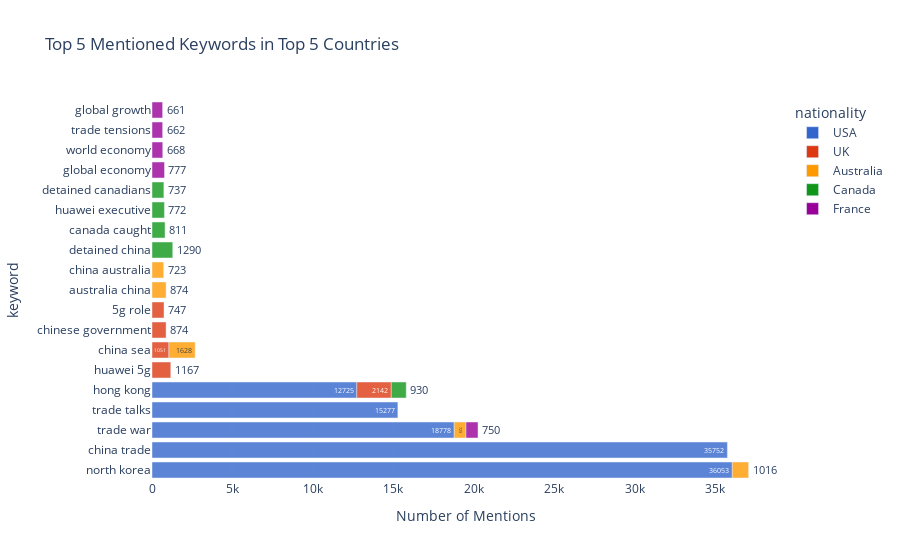

Notebook cell for this chart:
### Code cell
import plotly.express as px

fg = px.bar(
    df_nation_counts,
    x='counts',
    y="keyword",
    color="nationality",
    text='counts',
    color_discrete_sequence=px.colors.qualitative.G10,
    #barmode='group',
    opacity=0.8,
    title="Top 5 Mentioned Keywords in Top 5 Countries",
    labels={'counts': "Number of Mentions"})

fg.update_layout({
    'plot_bgcolor': 'rgba(0, 0, 0, 0)',
    'paper_bgcolor': 'rgba(0, 0, 0, 0)',
})
fg.show()
#fg.write_html("keywords_countries.html")

### Figure 1 — Plotly figure (JSON) as saved in the notebook; plotly's stock layout.template omitted (floating-point values rounded to 4 significant figures)
{"data": [{"alignmentgroup": "True", "hovertemplate": "nationality=USA<br>Number of Mentions=%{text}<br>keyword=%{y}<extra></extra>", "legendgroup": "USA", "marker": {"color": "#3366CC", "opacity": 0.8, "pattern": {"shape": ""}}, "name": "USA", "offsetgroup": "USA", "orientation": "h", "showlegend": true, "text": [36053, 35752, 18778, 15277, 12725], "textposition": "auto", "type": "bar", "x": [36053, 35752, 18778, 15277, 12725], "xaxis": "x", "y": ["north korea", "china trade", "trade war", "trade talks", "hong kong"], "yaxis": "y"}, {"alignmentgroup": "True", "hovertemplate": "nationality=UK<br>Number of Mentions=%{text}<br>keyword=%{y}<extra></extra>", "legendgroup": "UK", "marker": {"color": "#DC3912", "opacity": 0.8, "pattern": {"shape": ""}}, "name": "UK", "offsetgroup": "UK", "orientation": "h", "showlegend": true, "text": [2142, 1167, 1051, 874, 747], "textposition": "auto", "type": "bar", "x": [2142, 1167, 1051, 874, 747], "xaxis": "x", "y": ["hong kong", "huawei 5g", "china sea", "chinese government", "5g role"], "yaxis": "y"}, {"alignmentgroup": "True", "hovertemplate": "nationality=Australia<br>Number of Mentions=%{text}<br>keyword=%{y}<extra></extra>", "legendgroup": "Australia", "marker": {"color": "#FF9900", "opacity": 0.8, "pattern": {"shape": ""}}, "name": "Australia", "offsetgroup": "Australia", "orientation": "h", "showlegend": true, "text": [1628, 1016, 874, 729, 723], "textposition": "auto", "type": "bar", "x": [1628, 1016, 874, 729, 723], "xaxis": "x", "y": ["china sea", "north korea", "australia china", "trade war", "china australia"], "yaxis": "y"}, {"alignmentgroup": "True", "hovertemplate": "nationality=Canada<br>Number of Mentions=%{text}<br>keyword=%{y}<extra></extra>", "legendgroup": "Canada", "marker": {"color": "#109618", "opacity": 0.8, "pattern": {"shape": ""}}, "name": "Canada", "offsetgroup": "Canada", "orientation": "h", "showlegend": true, "text": [1290, 930, 811, 772, 737], "textposition": "auto", "type": "bar", "x": [1290, 930, 811, 772, 737], "xaxis": "x", "y": ["detained china", "hong kong", "canada caught", "huawei executive", "detained canadians"], "yaxis": "y"}, {"alignmentgroup": "True", "hovertemplate": "nationality=France<br>Number of Mentions=%{text}<br>keyword=%{y}<extra></extra>", "legendgroup": "France", "marker": {"color": "#990099", "opacity": 0.8, "pattern": {"shape": ""}}, "name": "France", "offsetgroup": "France", "orientation": "h", "showlegend": true, "text": [777, 750, 668, 662, 661], "textposition": "auto", "type": "bar", "x": [777, 750, 668, 662, 661], "xaxis": "x", "y": ["global economy", "trade war", "world economy", "trade tensions", "global growth"], "yaxis": "y"}], "layout": {"barmode": "relative", "legend": {"title": {"text": "nationality"}, "tracegroupgap": 0}, "paper_bgcolor": "rgba(0, 0, 0, 0)", "plot_bgcolor": "rgba(0, 0, 0, 0)", "title": {"text": "Top 5 Mentioned Keywords in Top 5 Countries"}, "xaxis": {"anchor": "y", "domain": [0, 1], "title": {"text": "Number of Mentions"}}, "yaxis": {"anchor": "x", "domain": [0, 1], "title": {"text": "keyword"}}}}
